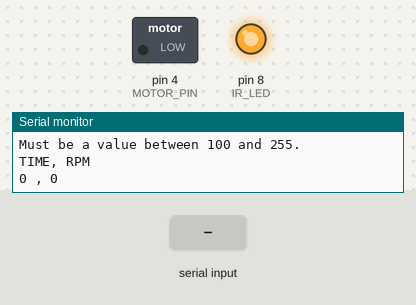
A sketch run on a simulated Arduino Uno, built with avr-gcc and run on an emulated ATmega328P. Parts: switched loads named in the sketch (green lamp = pin HIGH), output pins drawn as LEDs (lit = HIGH), the last lines printed to the serial monitor. The inputs (shaded band) are chosen by the test bench.

Above: at 1.3 s.
1.4 s: "200\n" received over Serial
At 2.4 s:
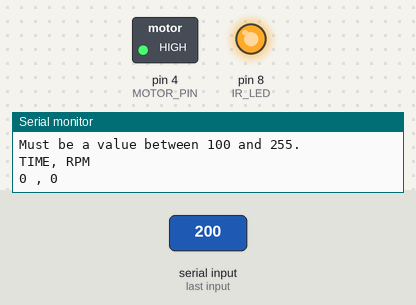
2.9 s: "!" received over Serial
At 4.0 s:
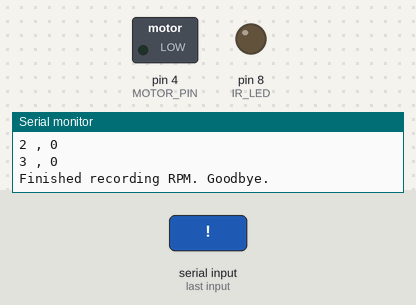
Timing chart, 0 to 5.9 s (numbered marks = the images above; inputs shaded):
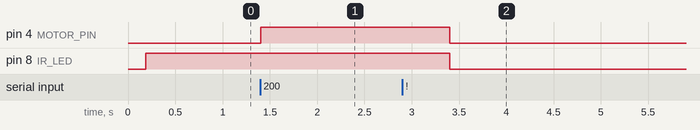

Measured:
- after the input at 1.4 s, pin 4 (MOTOR_PIN): LOW → HIGH at once
- after the input at 2.9 s, pin 4 (MOTOR_PIN), pin 8 (IR_LED): HIGH → LOW after 0.50 s

The sketch:

RPM_TRY.ino
```cpp
/**
 * In this program, we develop an Arduino-Based Optical Tachometer
 * that measures the speed of a brushless propeller.
 *
 * The Infrared LED is connected to pin 13.
 * The Infrared Phototransistor is connected to pin 2 (interrupts).
 *
 * @version 1.0 2019-02-18
 * @author Addison Sears-Collins
 * https://automaticaddison.com/how-to-develop-an-arduino-based-optical-tachometer/
 */

// Assign a name to the DC motor pin on the Arduino Uno
const unsigned int MOTOR_PIN = 4;

// Assign a name to the infrared LED pin on the Arduino Uno
const unsigned int IR_LED = 8;

// The number of blades on the propeller. Adjust accordingly.
const unsigned int BLADE_COUNT = 1;

// Volatile keyword is used with interrupts
// This variable is subject to change inside an interrupt
// service routine
volatile unsigned int break_number = 0;

// Flag used to stop the program
bool done = false;

// Used for capturing the time
unsigned long time;

// Used for capturing the rpm (revolutions per minute)
unsigned int rpm;

/**
 *  Function runs only once, after each powerup or reset of the Arduino Uno
 */
void setup() {

  // Open the serial port and set the data transmission rate to 9600 bits
  // per second. 9600 is the default baud rate for Arduino Uno.
  Serial.begin(9600);

  // Show a welcome message as human-readable ASCII text
  Serial.println("PROPELLER RPM PROGRAM");
  Serial.println("This program transmits the time and RPM of a propeller.");
  Serial.println("Created by Addison Sears-Collins");
  Serial.println("");
  Serial.println("Press ! to end the program");
  Serial.println("");
  Serial.println("Please enter the desired speed of the motor.");
  Serial.println("Must be a value between 100 and 255.");
  Serial.println("");
  Serial.println("TIME, RPM");

  // The Infrared phototransistor is connected to pin 2.
  // Interrupt triggers when signal goes from HIGH to LOW
  attachInterrupt(digitalPinToInterrupt(9), isr_break_count, FALLING);

  // Turn on the IR Led
  pinMode(IR_LED, OUTPUT);
  digitalWrite(IR_LED, HIGH);

  // Enable output for the motor
  pinMode(MOTOR_PIN, OUTPUT);

  break_number = 0;
  rpm = 0;

}

/**
 *  Main function
 */
void loop() {

  display_time_and_rpm();

  start_motor();

  while(!done) {

    // Update time and rpm every second
    delay(1000);

    // Don't process interrupts during this calculation
    noInterrupts();

    // Calculate the RPM. If a 3-blade propeller, 3 breaks
    // per second would yield 1 rpm, which is 60 rpm.
    rpm = (60 * break_number) / BLADE_COUNT;

    // Display the time and rpm
    display_time_and_rpm();

    // End program if sentinel is entered
    end_program();

    break_number = 0;
    rpm = 0;

    // Restart interrupts
    interrupts();
  }

  // Do nothing
  while (true) {}
}

/**
  * This function starts the motor
  */
void start_motor() {

  // Wait for the user to enter the speed of the motor
  while (Serial.available() == 0){};

  // Activate the motor
  int speed = Serial.parseInt();
  if (speed >= 100 && speed <= 255) {
    analogWrite(MOTOR_PIN, speed);
  }
}

/**
  * Interrupt service routine.
  * This function counts the number of interrupts
  */
void isr_break_count() {

  break_number++;

}

/**
  * Function displays the time and rpm
  */
void display_time_and_rpm() {

  // Capture the time and covert to seconds
  time = millis() / 1000;

  // Display the time
  Serial.print(time);
  Serial.print(" , ");
  // Println so the next line begins on a new line
  // Display the rpm
  Serial.println(rpm);
}

/**
  * This function ends the program
  */
void end_program() {

  // Used for reading data from the serial monitor
  char ch;

  // Check to see if ! is available to be read
  if (Serial.available()) {

    // Read the character
    // Serial.read() returns the first (oldest) character in the buffer
    // and removes that byte of data from the buffer
    ch = Serial.read();

    // End the program if an exclamation point is entered in the
    // serial monitor
    if (ch == '!') {
      done = true;

      // Turn off the motor
      analogWrite(MOTOR_PIN, 0);

      // Turn off the IR LED
      digitalWrite(IR_LED, LOW);

      Serial.println("Finished recording RPM. Goodbye.");
    }
  }
}
```
